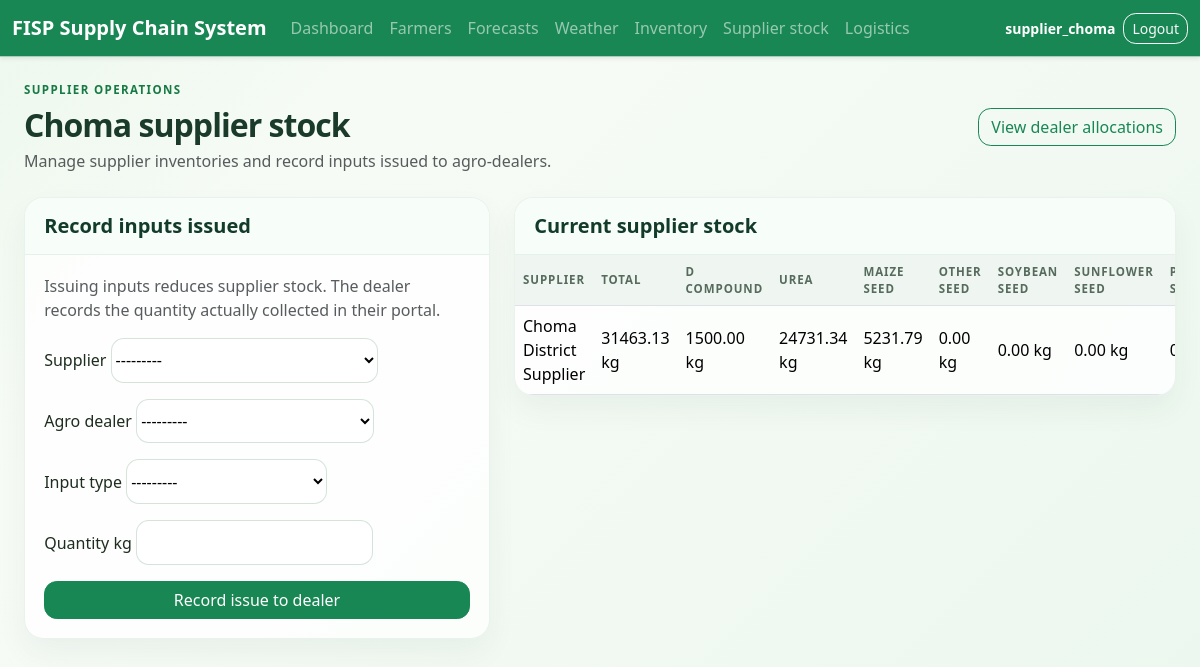
/inventory/dispatch/ (signed in), run on the app's committed database.
### accounts/models.py (models this page shows, shortened)
class UserProfile(models.Model):
	user = models.OneToOneField(User, on_delete=models.CASCADE, related_name='profile')
	district = models.CharField(max_length=100, blank=True)

### logistics/models.py (models this page shows)
class Supplier(models.Model):
	name = models.CharField(max_length=120)
	district = models.CharField(max_length=100)
	latitude = models.FloatField()
	longitude = models.FloatField()
	current_stock_kg = models.DecimalField(max_digits=12, decimal_places=2, default=0)
	stock_fertilizer_d_kg = models.DecimalField(max_digits=12, decimal_places=2, default=0)
	stock_fertilizer_urea_kg = models.DecimalField(max_digits=12, decimal_places=2, default=0)
	stock_seed_maize_kg = models.DecimalField(max_digits=12, decimal_places=2, default=0)
	stock_seed_other_kg = models.DecimalField(max_digits=12, decimal_places=2, default=0)
	stock_seed_soybeans_kg = models.DecimalField(max_digits=12, decimal_places=2, default=0)
	stock_seed_sunflower_kg = models.DecimalField(max_digits=12, decimal_places=2, default=0)
	stock_seed_popcorn_kg = models.DecimalField(max_digits=12, decimal_places=2, default=0)
	is_active = models.BooleanField(default=False)
	class Meta:
		ordering = ['district', 'name']
	def __str__(self):
		return f'{self.name} ({self.district})'

### inventory/views.py (the view)
# urls.py: path('dispatch/', views.supplier_dispatch, name='supplier_dispatch'),
@role_required(ROLE_SUPPLIER)
def supplier_dispatch(request):
    district = get_user_district(request.user)
    if request.method == 'POST':
        form = SupplierDispatchForm(request.POST, district_scope=district)
        if form.is_valid():
            supplier_queryset = Supplier.objects.filter(
                pk=form.cleaned_data['supplier'].pk,
                is_active=True,
            )
            if district:
                supplier_queryset = supplier_queryset.filter(district__iexact=district)
            supplier = supplier_queryset.select_for_update().first()
            dealer_queryset = AgroDealer.objects.filter(pk=form.cleaned_data['agro_dealer'].pk)
            if district:
                dealer_queryset = dealer_queryset.filter(district__iexact=district)
            dealer = dealer_queryset.first()
            if supplier is None:
                form.add_error('supplier', 'No active supplier matches the selected supplier record for this account.')
            elif dealer is None:
                form.add_error('agro_dealer', 'The selected agro-dealer is not available in the current supplier district.')
            else:
                quantity = form.cleaned_data['quantity_kg']
                stock_field = INPUT_STOCK_FIELDS[form.cleaned_data['input_type']]
                input_stock = getattr(supplier, stock_field)
                latest_allocation_run = (
                    DealerInputAllocation.objects.filter(
                        supplier=supplier,
                        agro_dealer=dealer,
                        input_type=form.cleaned_data['input_type'],
                    )
                    .order_by('-allocation_run')
                    .values_list('allocation_run', flat=True)
                    .first()
                )
                planned_quantity = DealerInputAllocation.objects.filter(
                    supplier=supplier,
                    agro_dealer=dealer,
                    input_type=form.cleaned_data['input_type'],
                    allocation_run=latest_allocation_run,
                ).aggregate(total=Sum('quantity_kg'))['total'] or 0
                dispatched_quantity = SupplierDispatch.objects.filter(
                    agro_dealer=dealer,
                    supplier=supplier,
                    input_type=form.cleaned_data['input_type'],
                    allocation_run=latest_allocation_run,
                ).aggregate(total=Sum('quantity_kg'))['total'] or 0
                remaining_planned = planned_quantity - dispatched_quantity
                if not planned_quantity:
                    form.add_error('quantity_kg', 'This dealer has no allocation for the selected input from this supplier.')
                elif quantity > remaining_planned:
                    form.add_error(
                        'quantity_kg',
                        f'Dispatch quantity cannot exceed the remaining allocated quantity ({remaining_planned:.2f} kg).',
                    )
                elif quantity > input_stock:
                    form.add_error('quantity_kg', 'Issue quantity cannot exceed this supplier’s stock for the selected input type.')
                else:
                    supplier.current_stock_kg -= quantity
                    setattr(supplier, stock_field, input_stock - quantity)
                    supplier.save(update_fields=['current_stock_kg', stock_field])
                    SupplierDispatch.objects.create(
                        supplier=supplier,
                        agro_dealer=dealer,
                        input_type=form.cleaned_data['input_type'],
                        quantity_kg=quantity,
                        allocation_run=latest_allocation_run,
                        dispatched_by=request.user,
                    )
                    messages.success(
                        request,
                        'Input issue recorded. The agro-dealer must enter the quantity collected before their stock is updated.',
                    )
                    return redirect('supplier_dispatch')
    else:
        form = SupplierDispatchForm(district_scope=district)
    suppliers = Supplier.objects.filter(district__iexact=district, is_active=True)
    if not district:
        suppliers = Supplier.objects.filter(is_active=True)
    return render(request, 'inventory/supplier_dispatch.html', {
        'form': form,
        'suppliers': suppliers,
        'district': district or 'All districts',
    })

### inventory/forms.py (shortened to what this page needs)
class SupplierDispatchForm(forms.ModelForm):
    class Meta:
        model = SupplierDispatch
        fields = ['supplier', 'agro_dealer', 'input_type', 'quantity_kg']
        widgets = {
            'quantity_kg': forms.NumberInput(attrs={'min': '0.01', 'step': '0.01'}),
        }
    def __init__(self, *args, district_scope=None, **kwargs):
        super().__init__(*args, **kwargs)
        if district_scope:
            self.fields['supplier'].queryset = Supplier.objects.filter(
                district__iexact=district_scope,
                is_active=True,
            )
            self.fields['agro_dealer'].queryset = AgroDealer.objects.filter(
                district__iexact=district_scope,
            )
        else:
            self.fields['supplier'].queryset = Supplier.objects.filter(is_active=True)
            self.fields['agro_dealer'].queryset = AgroDealer.objects.all()

### accounts/context_processors.py (called while the page is built)
def stakeholder_role(request):
    return {'stakeholder_role': get_user_role(request.user)}

### logistics/models.py (called while the page is built)
	def __str__(self):
		return f'{self.name} ({self.district})'

### templates/inventory/supplier_dispatch.html (shortened to what this page needs)
{% extends 'base.html' %}
{% block content %}
<div class="d-flex justify-content-between align-items-center flex-wrap gap-3 mb-4">
    <div>
        <p class="eyebrow mb-2">Supplier operations</p>
        <h2 class="page-title mb-1">{{ district }} supplier stock</h2>
        <p class="text-muted mb-0">Manage supplier inventories and record inputs issued to agro-dealers.</p>
    </div>
    <a class="btn btn-outline-success" href="{% url 'allocation_list' %}">View dealer allocations</a>
</div>
<div class="row g-4">
    <div class="col-lg-5">
        <div class="panel-card h-100">
            <div class="panel-header">
                <h5>Record inputs issued</h5>
            </div>
            <div class="panel-body">
                <p class="text-muted">Issuing inputs reduces supplier stock. The dealer records the quantity actually collected in their portal.</p>
                <form method="post" class="stacked-form">
                    {% for field in form %}
                        <div class="mb-3">
                            <label class="form-label" for="{{ field.id_for_label }}">{{ field.label }}</label>
                            {{ field }}
                        </div>
                    {% endfor %}
                    <button class="btn btn-success w-100" type="submit">Record issue to dealer</button>
                </form>
            </div>
        </div>
    </div>
    <div class="col-lg-7">
        <div class="panel-card mb-4">
            <div class="panel-header">
                <h5>Current supplier stock</h5>
            </div>
            <div class="table-responsive">
                <table class="table table-hover align-middle mb-0">
                    <thead>
                        <tr>
                            <th>Supplier</th>
                            <th>Total</th>
                            <th>D Compound</th>
                            <th>Urea</th>
                            <th>Maize seed</th>
                            <th>Other seed</th>
                            <th>Soybean seed</th>
                            <th>Sunflower seed</th>
                            <th>Popcorn seed</th>
                        </tr>
                    </thead>
                    <tbody>
                        {% for supplier in suppliers %}
                        <tr>
                            <td>{{ supplier.name }}</td>
                            <td>{{ supplier.current_stock_kg|floatformat:2 }} kg</td>
                            <td>{{ supplier.stock_fertilizer_d_kg|floatformat:2 }} kg</td>
                            <td>{{ supplier.stock_fertilizer_urea_kg|floatformat:2 }} kg</td>
                            <td>{{ supplier.stock_seed_maize_kg|floatformat:2 }} kg</td>
                            <td>{{ supplier.stock_seed_other_kg|floatformat:2 }} kg</td>
                            <td>{{ supplier.stock_seed_soybeans_kg|floatformat:2 }} kg</td>
                            <td>{{ supplier.stock_seed_sunflower_kg|floatformat:2 }} kg</td>
                            <td>{{ supplier.stock_seed_popcorn_kg|floatformat:2 }} kg</td>
                        </tr>
                        {% empty %}
                        <tr><td colspan="9" class="text-muted">No active supplier locations found.</td></tr>
                        {% endfor %}
                    </tbody>
                </table>
            </div>
        </div>
    </div>
</div>
{% endblock %}

### templates/base.html (shortened to what this page needs)
{% load static %}
<!DOCTYPE html>
<html lang="en">
<head>
    <link href="https://cdn.jsdelivr.net/npm/bootstrap@5.3.3/dist/css/bootstrap.min.css" rel="stylesheet">
    <link href="https://cdn.jsdelivr.net/npm/bootstrap-icons@1.11.3/font/bootstrap-icons.min.css" rel="stylesheet">
    <link rel="stylesheet" href="{% static 'css/custom.css' %}">
</head>
<body>
    <nav class="navbar navbar-expand-lg navbar-dark bg-success shadow-sm border-bottom border-success-subtle">
        <div class="container-fluid">
            <a class="navbar-brand fw-semibold" href="{% url 'dashboard_home' %}">FISP Supply Chain System</a>
            <div class="collapse navbar-collapse" id="mainNavbar">
                <ul class="navbar-nav me-auto align-items-center">
                    {% if stakeholder_role %}
                    <li class="nav-item"><a class="nav-link" href="{% url 'dashboard_home' %}">Dashboard</a></li>
                    <li class="nav-item"><a class="nav-link" href="{% url 'farmer_list' %}">Farmers</a></li>
                    <li class="nav-item"><a class="nav-link" href="{% url 'forecast_list' %}">Forecasts</a></li>
                    <li class="nav-item"><a class="nav-link" href="{% url 'weather_dashboard' %}">Weather</a></li>
                    <li class="nav-item"><a class="nav-link" href="{% url 'allocation_list' %}">Inventory</a></li>
                    {% if stakeholder_role == 'Supplier' %}<li class="nav-item"><a class="nav-link" href="{% url 'supplier_dispatch' %}">Supplier stock</a></li>{% endif %}
                    <li class="nav-item"><a class="nav-link" href="{% url 'route_list' %}">Logistics</a></li>
                    {% endif %}
                </ul>
                {% if user.is_authenticated %}
                <div class="d-flex align-items-center gap-2">
                    <span class="navbar-text text-white small fw-semibold">{{ user.username }}</span>
                    <form action="{% url 'logout' %}" method="post" class="d-inline">
                        <button class="btn btn-outline-light btn-sm" type="submit">Logout</button>
                    </form>
                </div>
                {% endif %}
            </div>
        </div>
    </nav>
    <main class="container mt-4">
        {% block content %}{% endblock %}
    </main>
</body>
</html>

### static/css/custom.css (style rules this page uses)
body { background: linear-gradient(135deg, #edf8ee 0%, #f7fbf6 25%, #ebf7ee 100%); min-height: 100vh; color: #1e2d1f; }
main.container { max-width: 100%; padding: 0 1.5rem 2rem; }
.eyebrow { text-transform: uppercase; letter-spacing: 0.12em; font-size: 0.72rem; font-weight: 700; color: #177a45; margin: 0; }
.page-title { font-weight: 700; letter-spacing: -0.03em; color: #1a3a2a; }
.metric-card, .panel-card { background: rgba(255, 255, 255, 0.76); border: 1px solid rgba(18, 100, 50, 0.08); box-shadow: 0 14px 30px rgba(17, 61, 33, 0.05); border-radius: 1.2rem; }
.panel-card { overflow: hidden; }
.panel-header { padding: 1rem 1.2rem; border-bottom: 1px solid rgba(22, 101, 52, 0.08); background: rgba(247, 253, 249, 0.9); }
.panel-header h5 { margin: 0; font-weight: 700; color: #123b2a; }
.panel-body { padding: 1.2rem; }
.stacked-form input, .stacked-form select, .stacked-form textarea, .form-control, .form-select { border-radius: 0.8rem; border: 1px solid rgba(22, 101, 52, 0.18); background: rgba(255, 255, 255, 0.7); min-height: 2.8rem; }
.stacked-form .btn, .btn { border-radius: 0.8rem; }
.table { --bs-table-bg: transparent; }
.table thead th { font-size: 0.72rem; text-transform: uppercase; letter-spacing: 0.08em; color: #566b5d; font-weight: 700; background: rgba(238, 246, 240, 0.9); }
.table td, .table th { vertical-align: middle; }

### data on the page
UserProfile: district "Choma"
Supplier: name "Choma District Supplier", current_stock_kg "31463.13", stock_fertilizer_d_kg "1500.00", stock_fertilizer_urea_kg "24731.34", stock_seed_maize_kg "5231.79", stock_seed_other_kg "0.00", stock_seed_soybeans_kg "0.00", stock_seed_sunflower_kg "0.00"

### other printed values
{{ user.username }} "supplier_choma"
{{ field.label }} "Supplier" "Agro dealer" "Input type" "Quantity kg"
